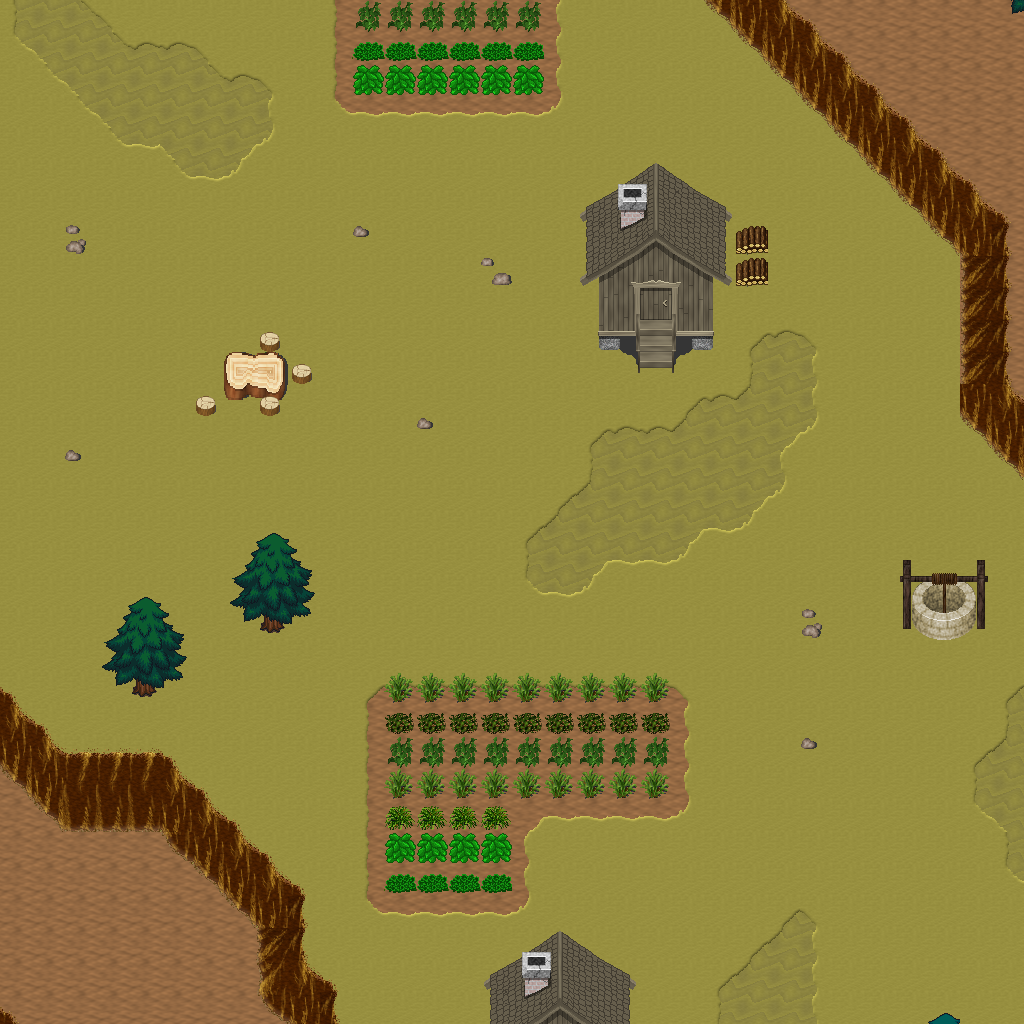

Rendered tile map (Tiled .tmx) drawn with the repository's tilesets; below, a short description and the map source with its tile grids summarised:
An orthogonal 32x32 tile map with 32x32 px tiles, 5 tile layers (Ground, Objects, Objects2, Above, ...), 1 hidden layer not drawn, 18 tilesets.

<map version="1.10" tiledversion="1.11.0" orientation="orthogonal" renderorder="right-down" width="32" height="32" tilewidth="32" tileheight="32" infinite="0" nextlayerid="11" nextobjectid="1">
 <tileset firstgid="1" name="logic_collision" tilewidth="32" tileheight="32" tilecount="1" columns="1">
  <image source="../drawable/logic_collision.png" width="32" height="32" />
 </tileset>
 <tileset firstgid="2" name="ground_ground" tilewidth="32" tileheight="32" tilecount="33" columns="3">
  <image source="../drawable/ground_ground.png" width="96" height="352" />
 </tileset>
 <tileset firstgid="35" name="ground_ridge_earth_pale" tilewidth="32" tileheight="32" tilecount="96" columns="12">
  <image source="../drawable/ground_ridge_earth_pale.png" width="384" height="256" />
 </tileset>
 <tileset firstgid="131" name="ground_ridge_earth_dark" tilewidth="32" tileheight="32" tilecount="96" columns="12">
  <image source="../drawable/ground_ridge_earth_dark.png" width="384" height="256" />
 </tileset>
 <tileset firstgid="227" name="terrain_desert" tilewidth="32" tileheight="32" tilecount="88" columns="8">
  <image source="../drawable/terrain_desert.png" width="256" height="352" />
 </tileset>
 <tileset firstgid="315" name="building_witch_hut" tilewidth="32" tileheight="32" tilecount="80" columns="5">
  <image source="../drawable/building_witch_hut.png" width="160" height="512" />
 </tileset>
 <tileset firstgid="395" name="ground_earth_edges_yellowgreen" tilewidth="32" tileheight="32" tilecount="15" columns="5">
  <image source="../drawable/ground_earth_edges_yellowgreen.png" width="160" height="96" />
 </tileset>
 <tileset firstgid="410" name="item_firewood" tilewidth="32" tileheight="32" tilecount="12" columns="3">
  <image source="../drawable/item_firewood.png" width="96" height="128" />
 </tileset>
 <tileset firstgid="422" name="object_well_hoist" tilewidth="32" tileheight="32" tilecount="9" columns="3">
  <image source="../drawable/object_well_hoist.png" width="96" height="96" />
 </tileset>
 <tileset firstgid="431" name="plant_bush_various_small" tilewidth="32" tileheight="32" tilecount="9" columns="3">
  <image source="../drawable/plant_bush_various_small.png" width="96" height="96" />
 </tileset>
 <tileset firstgid="440" name="plant_bush_bushes" tilewidth="32" tileheight="32" tilecount="10" columns="5">
  <image source="../drawable/plant_bush_bushes.png" width="160" height="64" />
 </tileset>
 <tileset firstgid="450" name="plant_stump_stump_rectangular" tilewidth="32" tileheight="32" tilecount="4" columns="2">
  <image source="../drawable/plant_stump_stump_rectangular.png" width="64" height="64" />
 </tileset>
 <tileset firstgid="454" name="plant_stump_small_stump" tilewidth="32" tileheight="32" tilecount="4" columns="2">
  <image source="../drawable/plant_stump_small_stump.png" width="64" height="64" />
 </tileset>
 <tileset firstgid="458" name="plant_tree_evergreen" tilewidth="32" tileheight="32" tilecount="36" columns="3">
  <image source="../drawable/plant_tree_evergreen.png" width="96" height="384" />
 </tileset>
 <tileset firstgid="494" name="ground_sand_2" tilewidth="32" tileheight="32" tilecount="15" columns="5">
  <image source="../drawable/ground_sand_2.png" width="160" height="96" />
 </tileset>
 <tileset firstgid="509" name="plant_cactus_2" tilewidth="32" tileheight="32" tilecount="10" columns="5">
  <image source="../drawable/plant_cactus_2.png" width="160" height="64" />
 </tileset>
 <tileset firstgid="519" name="plant_cactus" tilewidth="32" tileheight="32" tilecount="2" columns="1">
  <image source="../drawable/plant_cactus.png" width="32" height="64" />
 </tileset>
 <tileset firstgid="521" name="ground_rock_pebbles" tilewidth="32" tileheight="32" tilecount="3" columns="1">
  <image source="../drawable/ground_rock_pebbles.png" width="32" height="96" />
 </tileset>
 <layer id="1" name="Ground" width="32" height="32">
  <data>[1024 cells, 1024 non-empty, 3 distinct tile ids]</data>
 </layer>
 <layer id="2" name="Objects" width="32" height="32">
  <data>[1024 cells, 249 non-empty, 53 distinct tile ids]</data>
 </layer>
 <layer id="3" name="Objects2" width="32" height="32">
  <data>[1024 cells, 70 non-empty, 7 distinct tile ids]</data>
 </layer>
 <layer id="4" name="Above" width="32" height="32">
  <data>[1024 cells, 54 non-empty, 30 distinct tile ids]</data>
 </layer>
 <layer id="5" name="Above2" width="32" height="32">
  <data>[1024 cells, 0 non-empty, 0 distinct tile ids]</data>
 </layer>
 <layer id="6" name="Walkable" width="32" height="32" visible="0">
  <data>[1024 cells, 67 non-empty, 1 distinct tile ids]</data>
 </layer>
 <objectgroup id="7" name="Mapevents" />
 <objectgroup id="8" name="Spawn" />
 <objectgroup id="9" name="Keys" />
 <objectgroup id="10" name="Replace" />
</map>
